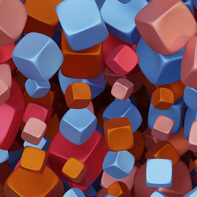
#> input picture Assignment_3/data/1.png, 197 x 197 px
$ python kmeans.py
#> lines starting #> are read from the running program, lines starting #| are printed output that depends on the picture
#> further down, image is the input picture: shape (197, 197, 3) float32; mean R, G, B 0.478, 0.308, 0.341
import numpy as np
import matplotlib.pyplot as plt

np.random.seed(5927)

class KMeans():
	def __init__(self, D, n_clusters):
		self.n_clusters = n_clusters
		self.cluster_centers = np.zeros((n_clusters, D))

	def init_clusters(self, data):
		### TODO
		### Initialize cluster_centers using n_clusters points sampled from data
		idx = np.random.randint(0, data.shape[0], self.n_clusters)
		self.cluster_centers = data[idx]
#> self.cluster_centers = [[0.22, 0.345, 0.576], [0.467, 0.267, 0.341], [0.443, 0.592, 0.729], [0.353, 0.439, 0.635], [0.188, 0.0392, 0.0118], [0.333, 0.502, 0.749], [0.435, 0.157, 0.153], [0.447, 0.576, 0.753], [0.486, 0.0941, 0.00392], [0.647, 0.259, 0.0431]]
		### END TODO

	def pred(self, x):
		### TODO: Given a sample x, return id of closest cluster center
		dist = np.sum((self.cluster_centers - x.reshape(1, -1))**2, axis=1)
		return np.argmin(dist)
		### END TODO

	def train(self, data, max_iter):
#> called with data = array of shape (38809, 3), max_iter = 5
		for _ in range(max_iter):
			### TODO
			### Declare and initialize required variables
			label = np.zeros(data.shape[0], dtype=int)
			count = np.zeros(self.n_clusters, dtype=int)

			### Update labels for each point
			for i, x in enumerate(data):
				label[i] = self.pred(x)
				count[label[i]] += 1

			### Update cluster centers
			### Note: If some cluster is empty, do not update the cluster center
			for i in range(self.n_clusters):
				if count[i]>0:
					self.cluster_centers[i] = np.mean(data[label==i, :], axis=0)
			### END TODO

	def replace_by_center(self, data):
		out = np.zeros_like(data)
		for i, x in enumerate(data):
			out[i] = self.cluster_centers[self.pred(x)]
#> this loop made 38809 passes
#> x on passes 1 to 3: [0.804, 0.545, 0.522], [0.702, 0.435, 0.412], [0.706, 0.416, 0.396]
		return out

if __name__ == '__main__':
	image = plt.imread('data/1.png')
	x = image.reshape(-1, 3)
	kmeans = KMeans(D=3, n_clusters=10)
	kmeans.init_clusters(x)
	kmeans.train(x, 5)
	out = kmeans.replace_by_center(x)
	plt.imshow(out.reshape(image.shape))
	plt.show()
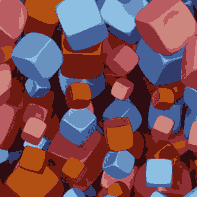
#> shown: shape (197, 197, 3) float32; mean R, G, B 0.477, 0.309, 0.343
